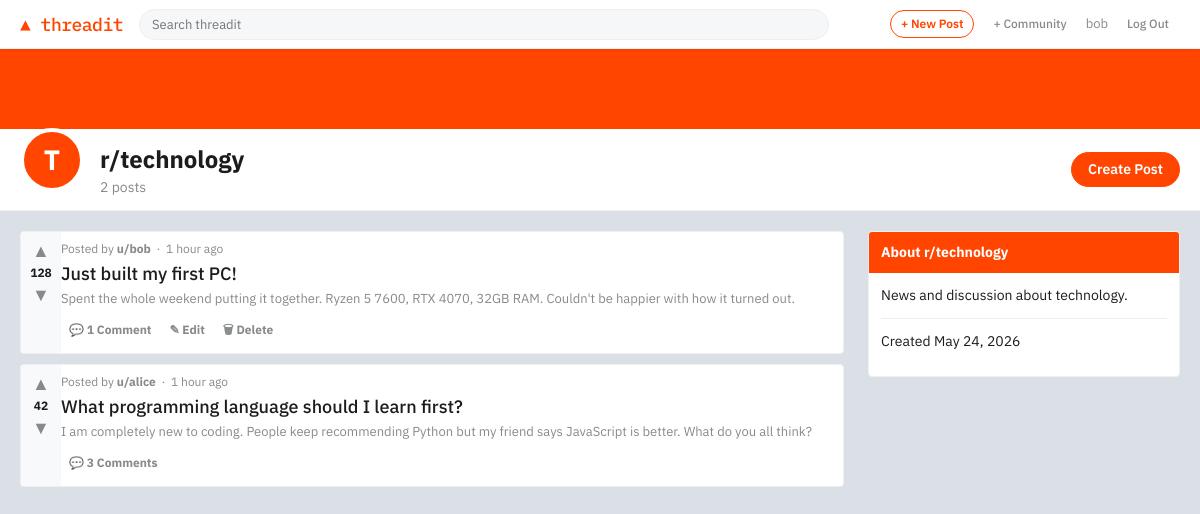
/r/technology/ (signed in), run on the app's committed database.
### forum/models.py (models this page shows, shortened)
class Community(models.Model):
    name = models.CharField(max_length=50, unique=True)
    description = models.TextField(blank=True)
    created_at = models.DateTimeField(auto_now_add=True)
    created_by = models.ForeignKey(
        User, on_delete=models.SET_NULL, null=True, related_name="communities"
    )
    class Meta:
        verbose_name_plural = "communities"
        ordering = ["name"]

class Post(models.Model):
    title = models.CharField(max_length=300)
    body = models.TextField(blank=True)
    author = models.ForeignKey(
        User, on_delete=models.CASCADE, related_name="posts"
    )
    community = models.ForeignKey(
        Community, on_delete=models.CASCADE, related_name="posts"
    )
    upvotes = models.IntegerField(default=0)
    created_at = models.DateTimeField(auto_now_add=True)
    updated_at = models.DateTimeField(auto_now=True)
    class Meta:
        ordering = ["-created_at"]
    def comment_count(self):
        return self.comments.count()

### forum/views.py (the view)
# urls.py: path("r/<str:name>/", views.community_detail, name="community_detail"),
def community_detail(request, name):
    community = get_object_or_404(Community, name=name)
    posts = Post.objects.filter(community=community).select_related("author")
    context = {"community": community, "posts": posts}
    return render(request, "forum/community.html", context)

### templates/forum/community.html (shortened to what this page needs)
{% extends "forum/base.html" %}
{% block content %}
<div class="community-banner"></div>
<div class="community-info">
  <div class="community-info-inner">
    <div class="community-icon">{{ community.name|first|upper }}</div>
    <div>
      <div class="community-title">r/{{ community.name }}</div>
      <div class="community-handle">{{ posts.count }} post{{ posts.count|pluralize }}</div>
    </div>
    {% if user.is_authenticated %}
      <a href="{% url 'create_post' %}" class="btn btn-primary" style="margin-left:auto;">Create Post</a>
    {% endif %}
  </div>
</div>
<div class="page-wrapper">
  <main>
    {% for post in posts %}
    <div class="post-card">
      <div class="vote-col">
        <button class="vote-btn">&#9650;</button>
        <span class="vote-count">{{ post.upvotes }}</span>
        <button class="vote-btn">&#9660;</button>
      </div>
      <div class="post-content">
        <div class="post-meta">
          Posted by <a href="#">u/{{ post.author.username }}</a>
          &nbsp;·&nbsp; {{ post.created_at|timesince }} ago
        </div>
        <div class="post-title"><a href="{% url 'post_detail' post.pk %}">{{ post.title }}</a></div>
        {% if post.body %}<div class="post-body-preview">{{ post.body }}</div>{% endif %}
        <div class="post-actions">
          <a href="{% url 'post_detail' post.pk %}" class="post-action-btn">&#128172; {{ post.comment_count }} Comment{{ post.comment_count|pluralize }}</a>
          {% if user == post.author %}
            <a href="{% url 'edit_post' post.pk %}" class="post-action-btn">&#9998; Edit</a>
            <a href="{% url 'delete_post' post.pk %}" class="post-action-btn">&#128465; Delete</a>
          {% endif %}
        </div>
      </div>
    </div>
    {% empty %}
    <div class="empty-state">
      <h3>No posts yet</h3>
      <p>Be the first to post in r/{{ community.name }}!</p>
    </div>
    {% endfor %}
  </main>
  <aside class="sidebar">
    <div class="sidebar-card">
      <div class="sidebar-card-header">About r/{{ community.name }}</div>
      <div class="sidebar-card-body">
        <p>{{ community.description|default:"A community on Threadit." }}</p>
        <hr class="divider">
        <p class="text-muted">Created {{ community.created_at|date:"N j, Y" }}</p>
      </div>
    </div>
  </aside>
</div>
{% endblock %}

### templates/forum/base.html (shortened to what this page needs)
<!DOCTYPE html>
<html lang="en">
<head>
  {% load static %}
  <link rel="stylesheet" href="{% static 'css/style.css' %}">
</head>
<body>
<nav class="navbar">
  <div class="nav-inner">
    <a href="{% url 'home' %}" class="nav-logo">&#9650; threadit</a>
    <div class="nav-search">
      <form method="get" action="{% url 'home' %}">
        <input type="text" name="q" placeholder="Search threadit" value="{{ request.GET.q }}">
      </form>
    </div>
    <div class="nav-actions">
      {% if user.is_authenticated %}
        <a href="{% url 'create_post' %}" class="btn btn-outline btn-sm">+ New Post</a>
        <a href="{% url 'create_community' %}" class="btn btn-ghost btn-sm">+ Community</a>
        <span class="text-muted" style="font-size:13px;">{{ user.username }}</span>
        <a href="{% url 'logout' %}" class="btn btn-ghost btn-sm">Log Out</a>
      {% else %}
        <a href="{% url 'login' %}" class="btn btn-outline btn-sm">Log In</a>
        <a href="{% url 'register' %}" class="btn btn-primary btn-sm">Sign Up</a>
      {% endif %}
    </div>
  </div>
</nav>
{% block content %}{% endblock %}
</body>
</html>

### data on the page
Community: name|first "T", name "technology", description "News and discussion about technology.", created_at "May 24, 2026"
Post: upvotes "128", author.username "bob", created_at "1 hour", title "Just built my first PC!", body "Spent the whole weekend putting it together. Ryzen 5 7600, RTX 4070, 32GB RAM. Couldn't be happier with how it turned out.", comment_count "1", shows "✎ Edit"
Post: upvotes "42", author.username "alice", created_at "1 hour", title "What programming language should I learn first?", body "I am completely new to coding. People keep recommending Python but my friend says JavaScript is better. What do you all think?", comment_count "3"

### other printed values
{{ user.username }} "bob"
{{ posts.count }} "2"
